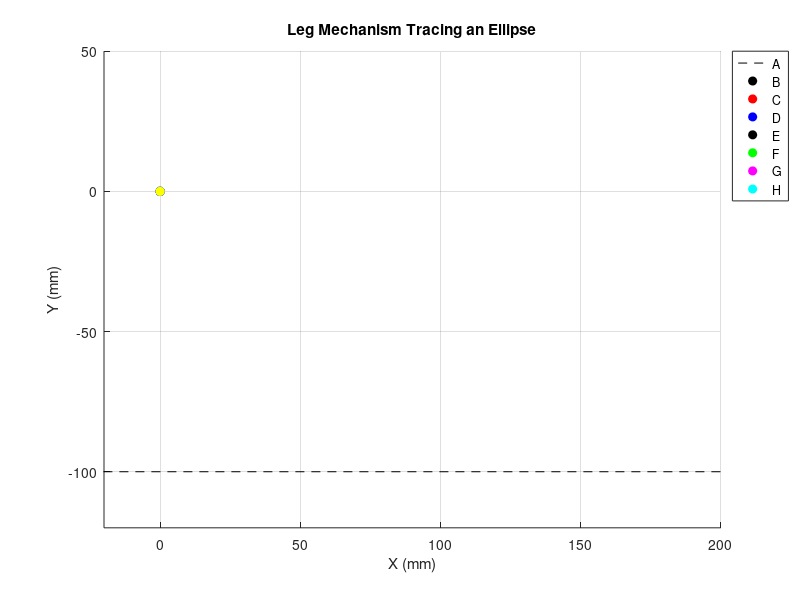

This chart was generated by the following MATLAB code: (Note: this script raises an error after producing the figure.)
clear; clc; close all;

%% Given Link Lengths (in mm)
AB = 10; CB = 30; CD = 10; DE = 20;
DF = 60; EG = 60; FG = 20; GH = 60;

%% Fixed Points
A = [0; 0];
D = [30; 0]; % Adjust as needed

%% Ellipse Parameters for Foot H
x0 = 60;   % center x
y0 = -60;  % center y
a = 20;    % semi-major axis (x-direction)
b = 10;    % semi-minor axis (y-direction)
omega = 2*pi/5; % period of 5 seconds
t_final = 5;
dt = 0.05;
t_vals = 0:dt:t_final;

%% Storage for plotting after simulation
theta1_vals = zeros(size(t_vals));
theta2_vals = zeros(size(t_vals));
Hx_vals = zeros(size(t_vals));
Hy_vals = zeros(size(t_vals));
kneeAngles = zeros(size(t_vals));
hipAngles = zeros(size(t_vals));

%% Set up figure for animation
fig = figure('Name','Leg Ellipse Animation','NumberTitle','off');
ax = axes('Parent', fig); hold(ax, 'on');
grid(ax, 'on'); axis(ax, 'equal');
xlabel(ax, 'X (mm)');
ylabel(ax, 'Y (mm)');
title(ax, 'Leg Mechanism Tracing an Ellipse');
plot(ax, [-50, 300], [-100, -100], 'k--'); % ground line
xlim(ax, [-20, 200]);
ylim(ax, [-120, 50]);

% Plot placeholders for points
hA = plot(ax, 0,0,'ko','MarkerFaceColor','k');
hB = plot(ax, 0,0,'ro','MarkerFaceColor','r');
hC = plot(ax, 0,0,'bo','MarkerFaceColor','b');
hD = plot(ax, 0,0,'ko','MarkerFaceColor','k');
hE = plot(ax, 0,0,'go','MarkerFaceColor','g');
hF = plot(ax, 0,0,'mo','MarkerFaceColor','m');
hG = plot(ax, 0,0,'co','MarkerFaceColor','c');
hH = plot(ax, 0,0,'yo','MarkerFaceColor','y');

% Line handles
hLineAB = plot(ax, [0,0],[0,0],'r-','LineWidth',2);
hLineBC = plot(ax, [0,0],[0,0],'b-','LineWidth',2);
hLineCD = plot(ax, [0,0],[0,0],'k-','LineWidth',2);
hLineDE = plot(ax, [0,0],[0,0],'g-','LineWidth',2);
hLineDF = plot(ax, [0,0],[0,0],'m-','LineWidth',2);
hLineFG = plot(ax, [0,0],[0,0],'c-','LineWidth',2);
hLineGH = plot(ax, [0,0],[0,0],'y-','LineWidth',2);
hLineEG = plot(ax, [0,0],[0,0],'k-','LineWidth',2);

legend(ax,{'A','B','C','D','E','F','G','H'},'Location','bestoutside');

%% Animation Loop
for i = 1:length(t_vals)
    t = t_vals(i);
    % Desired H position on ellipse
    xH_des = x0 + a*cos(omega*t);
    yH_des = y0 + b*sin(omega*t);

    % Inverse Kinematics: find theta1 and theta2 for (xH_des, yH_des)
    [theta1, theta2] = inverseKinematicsDummy(xH_des, yH_des);

    % Forward Kinematics
    [Apos, Bpos, Cpos, Dpos, Epos, Fpos, Gpos, Hpos] = forwardKinematics(...
        A, D, AB, CB, CD, DE, DF, EG, FG, GH, theta1, theta2);

    % Update plot data
    set(hA, 'XData', Apos(1), 'YData', Apos(2));
    set(hB, 'XData', Bpos(1), 'YData', Bpos(2));
    set(hC, 'XData', Cpos(1), 'YData', Cpos(2));
    set(hD, 'XData', Dpos(1), 'YData', Dpos(2));
    set(hE, 'XData', Epos(1), 'YData', Epos(2));
    set(hF, 'XData', Fpos(1), 'YData', Fpos(2));
    set(hG, 'XData', Gpos(1), 'YData', Gpos(2));
    set(hH, 'XData', Hpos(1), 'YData', Hpos(2));

    % Update lines
    set(hLineAB, 'XData', [Apos(1) Bpos(1)], 'YData', [Apos(2) Bpos(2)]);
    set(hLineBC, 'XData', [Bpos(1) Cpos(1)], 'YData', [Bpos(2) Cpos(2)]);
    set(hLineCD, 'XData', [Cpos(1) Dpos(1)], 'YData', [Cpos(2) Dpos(2)]);
    set(hLineDE, 'XData', [Dpos(1) Epos(1)], 'YData', [Dpos(2) Epos(2)]);
    set(hLineDF, 'XData', [Dpos(1) Fpos(1)], 'YData', [Dpos(2) Fpos(2)]);
    set(hLineFG, 'XData', [Fpos(1) Gpos(1)], 'YData', [Fpos(2) Gpos(2)]);
    set(hLineGH, 'XData', [Gpos(1) Hpos(1)], 'YData', [Gpos(2) Hpos(2)]);
    set(hLineEG, 'XData', [Epos(1) Gpos(1)], 'YData', [Epos(2) Gpos(2)]);

    drawnow;

    % Store values for later plotting
    theta1_vals(i) = theta1;
    theta2_vals(i) = theta2;
    Hx_vals(i) = Hpos(1);
    Hy_vals(i) = Hpos(2);

    % Compute knee angle (angle between FD and FG at point F)
    FD_vec = Dpos - Fpos;
    FG_vec = Gpos - Fpos;
    knee_angle_rad = angleBetweenVectors(FD_vec, FG_vec);
    kneeAngles(i) = knee_angle_rad*180/pi;

    % Compute hip angle (angle of DF relative to horizontal)
    DF_vec = Fpos - Dpos;
    hip_angle_rad = atan2(DF_vec(2), DF_vec(1));
    hipAngles(i) = hip_angle_rad*180/pi;
end

%% Additional Plots for Debugging
figure('Name','Debugging Plots','NumberTitle','off');

% 1: XY plot of the foot position (H)
subplot(3,2,1);
plot(Hx_vals, Hy_vals,'b-','LineWidth',2);
grid on; axis equal;
xlabel('X (mm)');
ylabel('Y (mm)');
title('Foot Trajectory (XY)');

% 2: X position over time of the foot
subplot(3,2,2);
plot(t_vals, Hx_vals, 'r-','LineWidth',2);
grid on;
xlabel('Time (s)');
ylabel('X_H (mm)');
title('Foot X Position Over Time');

% 3: Y position over time of the foot
subplot(3,2,3);
plot(t_vals, Hy_vals, 'g-','LineWidth',2);
grid on;
xlabel('Time (s)');
ylabel('Y_H (mm)');
title('Foot Y Position Over Time');

% 4: Knee angle over time in degrees (angle between FD and FG)
subplot(3,2,4);
plot(t_vals, kneeAngles, 'm-','LineWidth',2);
grid on;
xlabel('Time (s)');
ylabel('Knee Angle (deg)');
title('Knee Angle Over Time');

% 5: Hip angle over time in deg (Angle of DF)
subplot(3,2,5);
plot(t_vals, hipAngles, 'c-','LineWidth',2);
grid on;
xlabel('Time (s)');
ylabel('Hip Angle (deg)');
title('Hip Angle Over Time');

% 6: Motor angles over time (for reference)
subplot(3,2,6);
plot(t_vals, theta1_vals*180/pi, 'r-','LineWidth',2); hold on;
plot(t_vals, theta2_vals*180/pi, 'b-','LineWidth',2);
grid on;
xlabel('Time (s)');
ylabel('Motor Angles (deg)');
legend('Motor 1','Motor 2');
title('Motor Angles Over Time');


%% Dummy Inverse Kinematics Function (Replace with real IK)
function [theta1, theta2] = inverseKinematicsDummy(xH, yH)
    % Placeholder: NOT actual IK
    theta1 = 0.2*sin(0.1*xH) + 0.1*cos(0.1*yH); 
    theta2 = 0.1*sin(0.05*xH) - 0.1*sin(0.05*yH);
end

%% Forward Kinematics Function (Adjust as needed for real geometry)
function [Apos, Bpos, Cpos, Dpos, Epos, Fpos, Gpos, Hpos] = forwardKinematics(...
    A, D, AB, CB, CD, DE, DF, EG, FG, GH, theta1, theta2)

    Apos = A;
    Dpos = D;
    % DC_dir = vertical rotated by theta1
    DC_dir = [sin(theta1); cos(theta1)];
    Bpos = Apos + AB*DC_dir;
    Cpos = Dpos + CD*DC_dir;

    angle_DE = -120*pi/180;
    R = [cos(angle_DE) -sin(angle_DE); sin(angle_DE) cos(angle_DE)];
    DE_dir = R*DC_dir;
    Epos = Dpos + DE*DE_dir;

    DF_dir0 = [0; -1];
    R2 = [cos(theta2), -sin(theta2); sin(theta2), cos(theta2)];
    DF_dir = R2*DF_dir0;
    Fpos = Dpos + DF*DF_dir;

    % Assume F-G-H parallel to DE
    Gpos = Fpos + FG*DE_dir;
    Hpos = Gpos + GH*DE_dir;
end

%% Helper function to compute angle between two vectors
function angle_rad = angleBetweenVectors(v1, v2)
    % Angle between v1 and v2
    % angle = arccos((v1·v2)/(|v1||v2|))
    dotp = dot(v1,v2);
    mag1 = norm(v1);
    mag2 = norm(v2);
    angle_rad = acos(dotp/(mag1*mag2));
end
